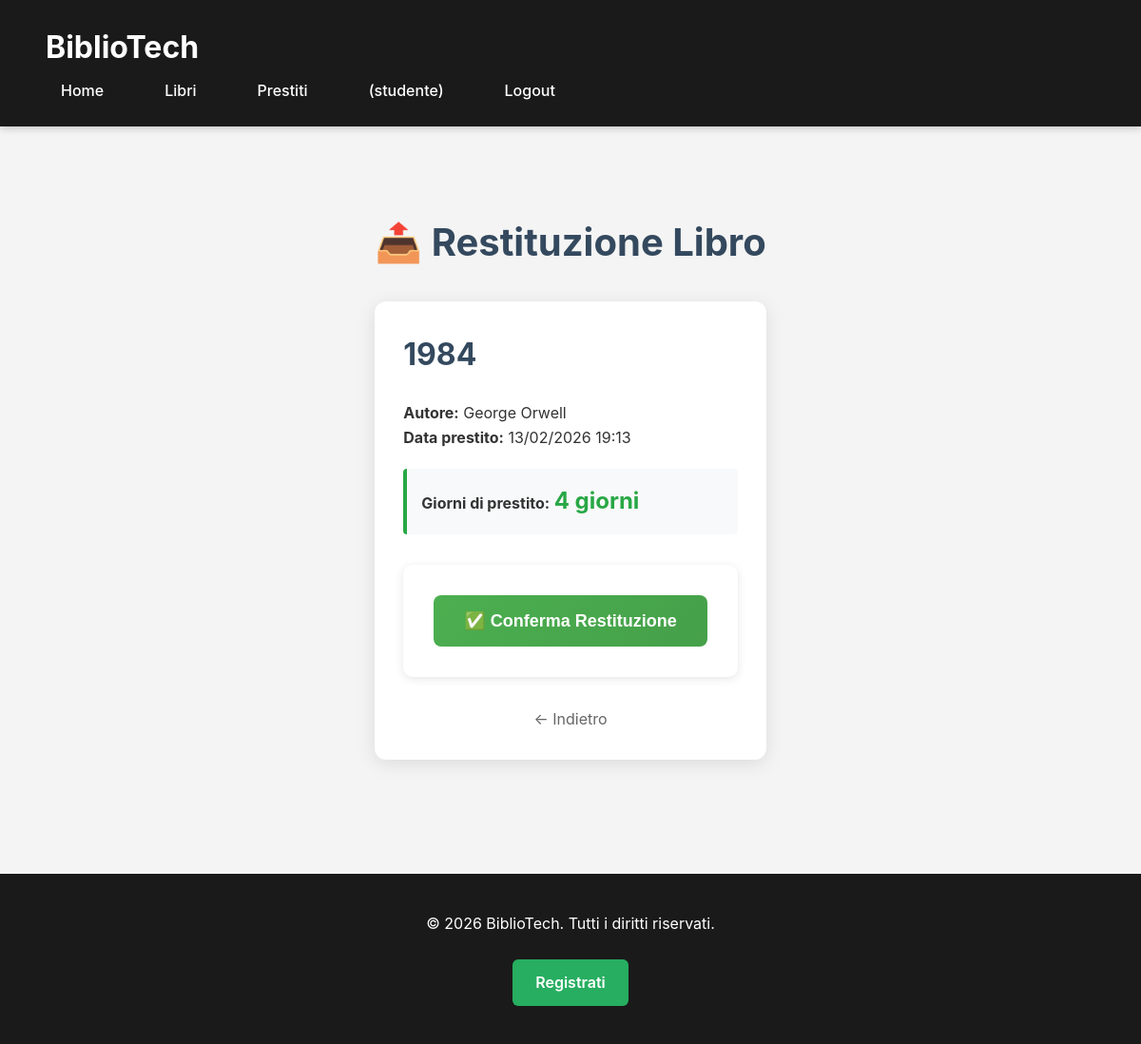
The page /restituisci.php?id=1 (signed in) on the database its author committed.
### tables this page shows
CREATE TABLE prestiti (
    id INT AUTO_INCREMENT PRIMARY KEY,
    id_utente INT NOT NULL,
    id_libro INT NOT NULL,
    data_prestito DATETIME NOT NULL DEFAULT CURRENT_TIMESTAMP,
    data_restituzione DATETIME NULL COMMENT 'NULL = prestito attivo',
    quantita INT NOT NULL DEFAULT 1 CHECK (quantita > 0),
    CONSTRAINT fk_prestito_utente FOREIGN KEY (id_utente) 
        REFERENCES utenti(id) ON DELETE CASCADE,
    CONSTRAINT fk_prestito_libro FOREIGN KEY (id_libro) 
        REFERENCES libri(id) ON DELETE CASCADE,
    INDEX idx_utente (id_utente),
    INDEX idx_libro (id_libro),
    INDEX idx_data_prestito (data_prestito),
    INDEX idx_attivo (data_restituzione)
);

CREATE TABLE libri (
    id INT AUTO_INCREMENT PRIMARY KEY,
    titolo VARCHAR(255) NOT NULL,
    autore VARCHAR(255) NOT NULL,
    copie_totali INT NOT NULL CHECK (copie_totali >= 0),
    copie_disponibili INT NOT NULL CHECK (copie_disponibili >= 0),
    created_at TIMESTAMP DEFAULT CURRENT_TIMESTAMP,
    CONSTRAINT chk_copie_coerenza CHECK (copie_disponibili <= copie_totali),
    INDEX idx_titolo (titolo),
    INDEX idx_autore (autore),
    INDEX idx_disponibilita (copie_disponibili)
);

### src/restituisci.php (the view, shortened to what this page needs)
<?php
require_once 'config.php';
$error = '';
$success = '';
if (isset($_GET['id']) && !$success && !$error) {
    $prestito_id_get = filter_var($_GET['id'], FILTER_VALIDATE_INT);
    if ($prestito_id_get) {
        try {
            $ruolo = $_SESSION['ruolo'];
            $user_id = $_SESSION['user_id'];
            if ($ruolo === 'studente') {
                $stmt = $pdo->prepare("
                    SELECT p.*, l.titolo, l.autore
                    FROM prestiti p
                    JOIN libri l ON p.id_libro = l.id
                    WHERE p.id = ? AND p.id_utente = ? AND p.data_restituzione IS NULL
                ");
                $stmt->execute([$prestito_id_get, $user_id]);
            }
            $prestito_details = $stmt->fetch();
        } catch (PDOException $e) {
            error_log("Error fetching prestito details: " . $e->getMessage());
        }
    }
}
?>
<?php include 'header.php'; ?>
<link rel="stylesheet" href="assets/style.css">
<div class="page-container" style="max-width: 800px; margin: 60px auto; padding: 30px;">
    <h1>📤 Restituzione Libro</h1>
    <?php if (isset($prestito_details) && $prestito_details && !$success): ?>
        <div class="prestito-card" style="background: white; padding: 30px; border-radius: 12px; box-shadow: 0 4px 20px rgba(0,0,0,0.1); margin: 30px 0;">
            <h2><?= htmlspecialchars($prestito_details['titolo']) ?></h2>
            <p><strong>Autore:</strong> <?= htmlspecialchars($prestito_details['autore']) ?></p>
            <p><strong>Data prestito:</strong> <?= date('d/m/Y H:i', strtotime($prestito_details['data_prestito'])) ?></p>
            <?php
            $giorni = ceil((time() - strtotime($prestito_details['data_prestito'])) / 86400);
            $color = $giorni > 30 ? '#dc3545' : ($giorni > 14 ? '#ffc107' : '#28a745');
            ?>
            <div style="margin: 20px 0; padding: 15px; background: #f8f9fa; border-left: 4px solid <?= $color ?>; border-radius: 4px;">
                <strong>Giorni di prestito:</strong>
                <span style="font-size: 24px; font-weight: bold; color: <?= $color ?>;">
                    <?= $giorni ?> giorni
                </span>
            </div>
            <form method="POST" action="restituisci.php" onsubmit="return confirm('Confermi la restituzione di questo libro?');">
                <button type="submit" class="btn" style="width: 100%; padding: 16px; background: linear-gradient(135deg, #4CAF50 0%, #45a049 100%); color: white; border: none; border-radius: 8px; font-size: 18px; font-weight: 600; cursor: pointer;">
                    ✅ Conferma Restituzione
                </button>
            </form>
            <div style="text-align: center; margin-top: 20px;">
                <?php if ($_SESSION['ruolo'] === 'studente'): ?>
                    <a href="prestiti.php" style="color: #666; text-decoration: none;">← Indietro</a>
                <?php else: ?>
                    <a href="gestione_restituzioni.php" style="color: #666; text-decoration: none;">← Indietro</a>
                <?php endif; ?>
            </div>
        </div>
    <?php endif; ?>
</div>
<?php include 'footer.php'; ?>

### src/assets/style.css (style rules this page uses)
* { margin: 0; padding: 0; box-sizing: border-box; }
:root { --primary-color: #27ae60; --primary-hover: #2ecc71; --secondary-color: #34495e; --danger-color: #e74c3c; --warning-color: #f39c12; --info-color: #3498db; --success-color: #27ae60; --dark-bg: #1a1a1a; --light-bg: #f4f4f4; --white: #ffffff; --text-dark: #333333; --text-light: #666666; --border-color: #dddddd; --shadow: 0 2px 10px rgba(0,0,0,0.1); }
body { font-family: -apple-system, BlinkMacSystemFont, 'Segoe UI', 'Arial', sans-serif; background-color: var(--light-bg); color: var(--text-dark); line-height: 1.6; min-height: 100vh; display: flex; flex-direction: column; }
.page-container { max-width: 1200px; margin: 2rem auto; padding: 0 2rem; flex: 1; }
.page-container h1 { font-size: 2.5rem; margin-bottom: 1rem; color: var(--secondary-color); }
.page-container h2 { font-size: 2rem; margin-bottom: 1.5rem; color: var(--secondary-color); }
form { max-width: 500px; margin: 2rem auto; background: var(--white); padding: 2rem; border-radius: 10px; box-shadow: var(--shadow); }
form button, .btn { display: inline-block; padding: 0.875rem 2rem; background-color: var(--primary-color); color: var(--white); border: none; border-radius: 6px; font-size: 1rem; font-weight: 600; cursor: pointer; text-decoration: none; text-align: center; transition: all 0.3s ease; }

### rows shown on the page
prestiti: id_libro.titolo "1984", id_libro.autore "George Orwell", data_prestito "13/02/2026 19:13", data_prestito "4"

### other values the page prints
$_SESSION['ruolo'] "studente"
